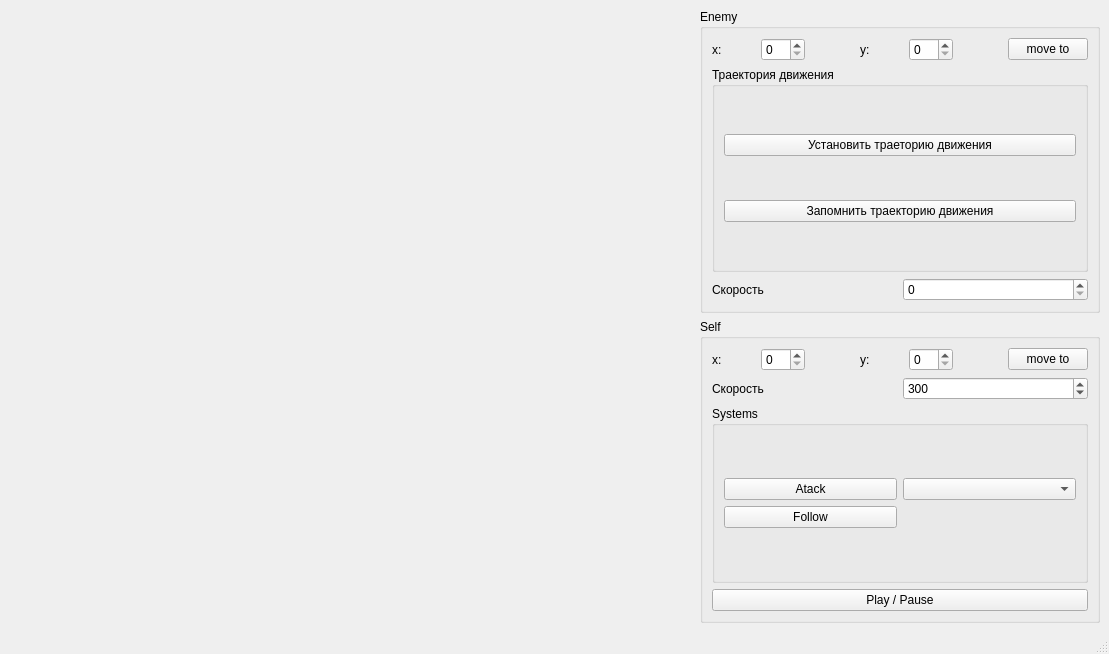
<?xml version="1.0" encoding="UTF-8"?>
<ui version="4.0">
 <class>MainWindow</class>
 <widget class="QMainWindow" name="MainWindow">
  <property name="geometry">
   <rect>
    <x>0</x>
    <y>0</y>
    <width>1109</width>
    <height>654</height>
   </rect>
  </property>
  <property name="windowTitle">
   <string>MainWindow</string>
  </property>
  <widget class="QWidget" name="centralwidget">
   <layout class="QHBoxLayout" name="horizontalLayout_4">
    <item>
     <widget class="QWidget" name="widget" native="true"/>
    </item>
    <item>
     <layout class="QVBoxLayout" name="verticalLayout_2" stretch="1,1">
      <item>
       <widget class="QGroupBox" name="Enemy">
        <property name="minimumSize">
         <size>
          <width>300</width>
          <height>0</height>
         </size>
        </property>
        <property name="maximumSize">
         <size>
          <width>400</width>
          <height>16777215</height>
         </size>
        </property>
        <property name="title">
         <string>Enemy</string>
        </property>
        <layout class="QVBoxLayout" name="verticalLayout_3">
         <item>
          <layout class="QHBoxLayout" name="horizontalLayout_2">
           <item>
            <widget class="QLabel" name="label_3">
             <property name="text">
              <string>x:</string>
             </property>
            </widget>
           </item>
           <item>
            <widget class="QSpinBox" name="space_ship_spin_box_x_enemy"/>
           </item>
           <item>
            <widget class="QLabel" name="space_ship_spin_box_x_enemy_maximum">
             <property name="text">
              <string/>
             </property>
            </widget>
           </item>
           <item>
            <widget class="QLabel" name="label_4">
             <property name="text">
              <string>y:</string>
             </property>
            </widget>
           </item>
           <item>
            <widget class="QSpinBox" name="space_ship_spin_box_y_enemy"/>
           </item>
           <item>
            <widget class="QLabel" name="space_ship_spin_box_y_enemy_maximum">
             <property name="text">
              <string/>
             </property>
            </widget>
           </item>
           <item>
            <widget class="QPushButton" name="pushButton_4">
             <property name="text">
              <string>move to</string>
             </property>
            </widget>
           </item>
          </layout>
         </item>
         <item>
          <widget class="QGroupBox" name="groupBox_4">
           <property name="title">
            <string>Траектория движения</string>
           </property>
           <layout class="QVBoxLayout" name="verticalLayout_5">
            <item>
             <widget class="QPushButton" name="pushButton_5">
              <property name="text">
               <string>Установить траеторию движения</string>
              </property>
             </widget>
            </item>
            <item>
             <widget class="QPushButton" name="pushButton_6">
              <property name="text">
               <string>Запомнить траекторию движения</string>
              </property>
             </widget>
            </item>
           </layout>
          </widget>
         </item>
         <item>
          <layout class="QHBoxLayout" name="horizontalLayout_5">
           <item>
            <widget class="QLabel" name="label_6">
             <property name="text">
              <string>Скорость</string>
             </property>
            </widget>
           </item>
           <item>
            <widget class="QSpinBox" name="enemy_space_ship_speed_spin_box"/>
           </item>
          </layout>
         </item>
        </layout>
       </widget>
      </item>
      <item>
       <widget class="QGroupBox" name="Self">
        <property name="maximumSize">
         <size>
          <width>400</width>
          <height>16777215</height>
         </size>
        </property>
        <property name="title">
         <string>Self</string>
        </property>
        <layout class="QVBoxLayout" name="verticalLayout">
         <item>
          <layout class="QHBoxLayout" name="horizontalLayout">
           <item>
            <widget class="QLabel" name="label">
             <property name="text">
              <string>x:</string>
             </property>
            </widget>
           </item>
           <item>
            <widget class="QSpinBox" name="space_ship_spin_box_x"/>
           </item>
           <item>
            <widget class="QLabel" name="space_ship_spin_box_x_maximum">
             <property name="text">
              <string/>
             </property>
            </widget>
           </item>
           <item>
            <widget class="QLabel" name="label_2">
             <property name="text">
              <string>y:</string>
             </property>
            </widget>
           </item>
           <item>
            <widget class="QSpinBox" name="space_ship_spin_box_y"/>
           </item>
           <item>
            <widget class="QLabel" name="space_ship_spin_box_y_maximum">
             <property name="text">
              <string/>
             </property>
            </widget>
           </item>
           <item>
            <widget class="QPushButton" name="pushButton_3">
             <property name="text">
              <string>move to</string>
             </property>
            </widget>
           </item>
          </layout>
         </item>
         <item>
          <layout class="QHBoxLayout" name="horizontalLayout_3">
           <item>
            <widget class="QLabel" name="label_5">
             <property name="text">
              <string>Скорость</string>
             </property>
            </widget>
           </item>
           <item>
            <widget class="QSpinBox" name="space_ship_speed_spin_box">
             <property name="maximum">
              <number>5000</number>
             </property>
             <property name="value">
              <number>300</number>
             </property>
            </widget>
           </item>
          </layout>
         </item>
         <item>
          <widget class="QGroupBox" name="groupBox_3">
           <property name="title">
            <string>Systems</string>
           </property>
           <layout class="QVBoxLayout" name="verticalLayout_4">
            <item>
             <layout class="QGridLayout" name="gridLayout_2">
              <item row="1" column="0">
               <widget class="QPushButton" name="pushButton">
                <property name="text">
                 <string>Follow</string>
                </property>
               </widget>
              </item>
              <item row="0" column="0">
               <widget class="QPushButton" name="pushButton_2">
                <property name="text">
                 <string>Atack</string>
                </property>
               </widget>
              </item>
              <item row="0" column="1">
               <widget class="QComboBox" name="comboBox"/>
              </item>
             </layout>
            </item>
           </layout>
          </widget>
         </item>
         <item>
          <widget class="QPushButton" name="pushButton_7">
           <property name="text">
            <string>Play / Pause</string>
           </property>
          </widget>
         </item>
        </layout>
       </widget>
      </item>
     </layout>
    </item>
   </layout>
  </widget>
  <widget class="QMenuBar" name="menubar">
   <property name="geometry">
    <rect>
     <x>0</x>
     <y>0</y>
     <width>1109</width>
     <height>22</height>
    </rect>
   </property>
  </widget>
  <widget class="QStatusBar" name="statusbar"/>
 </widget>
 <resources/>
 <connections/>
</ui>
